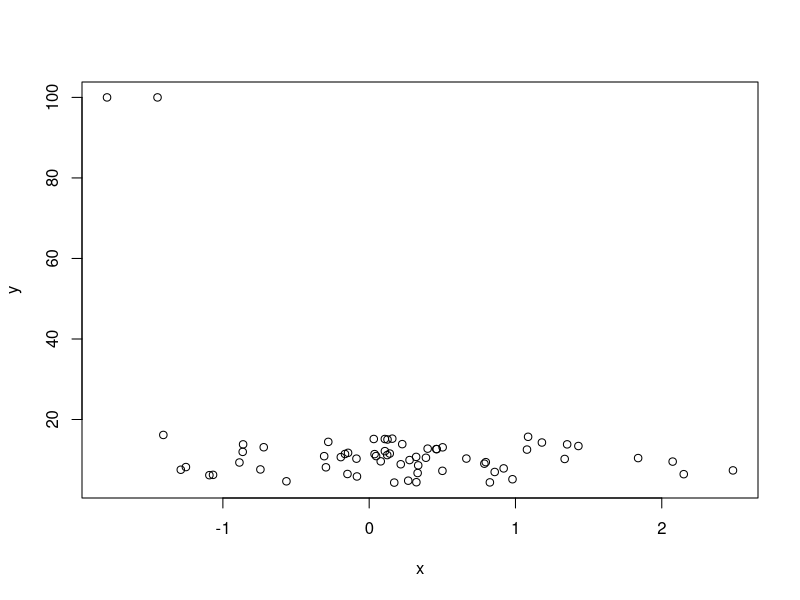
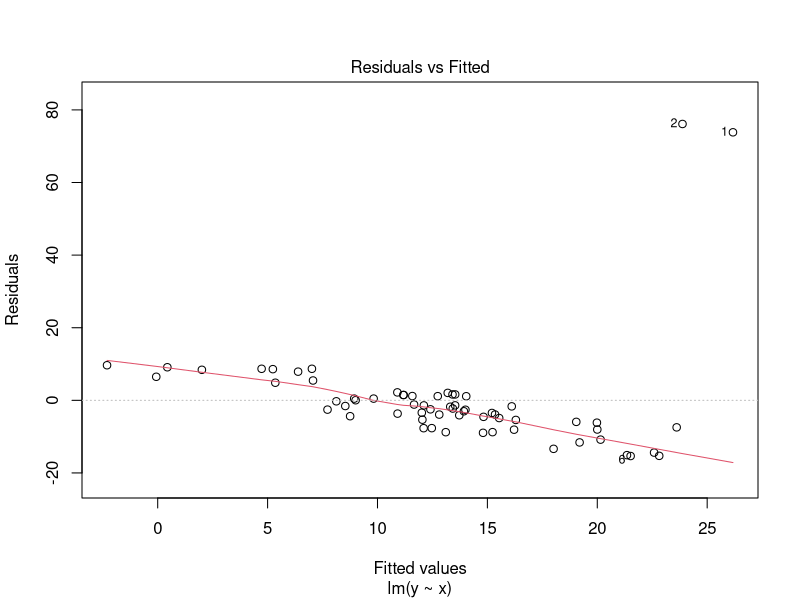
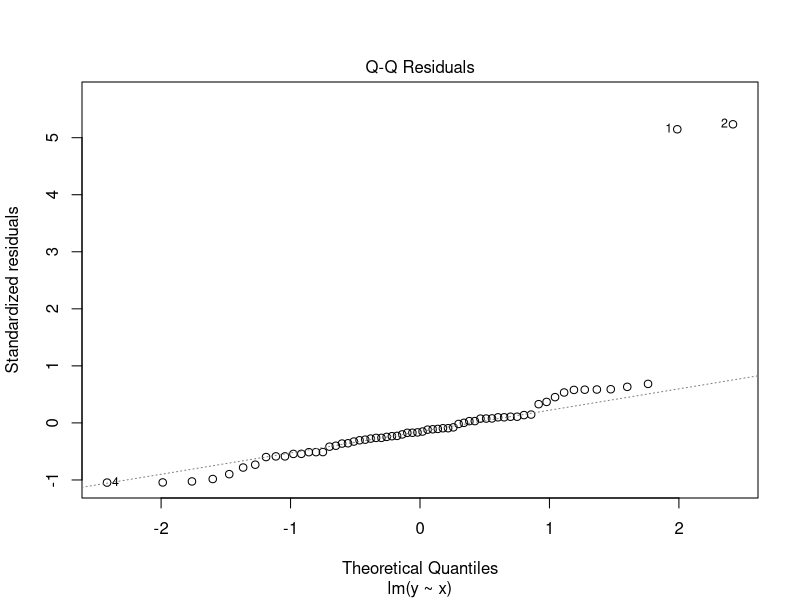
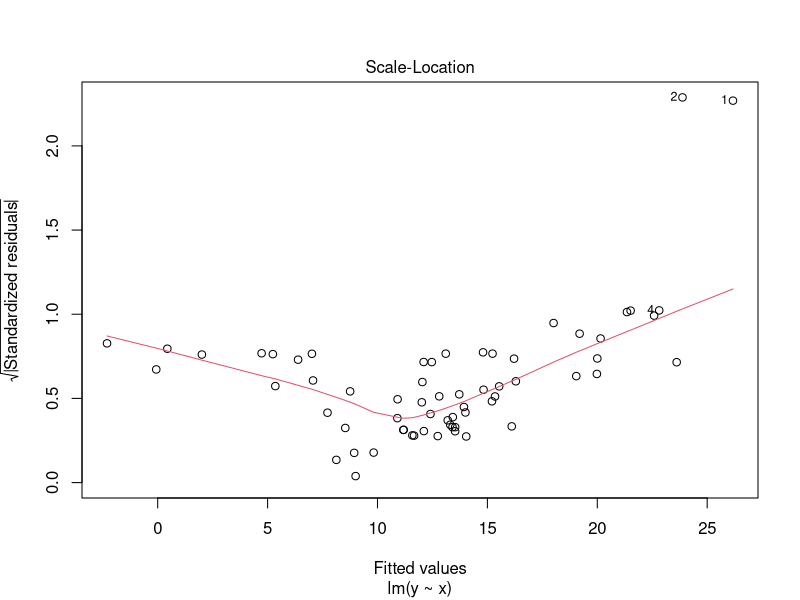
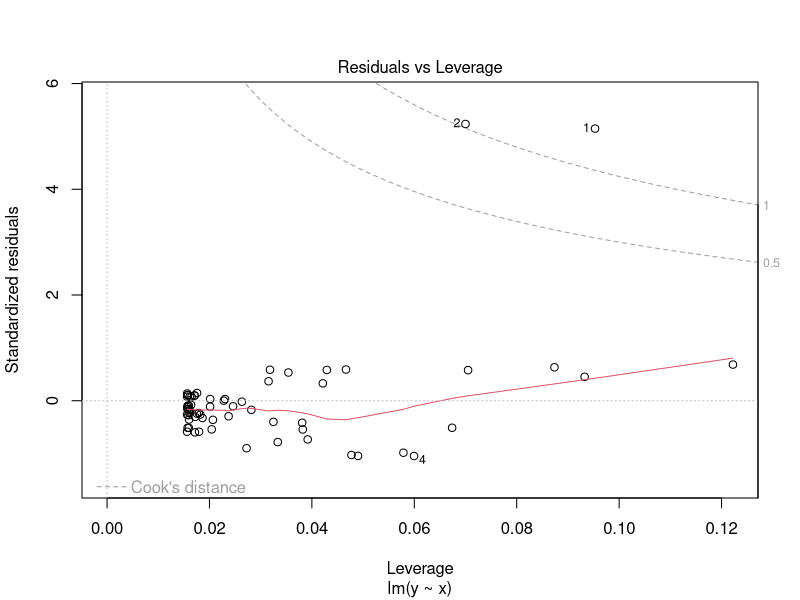
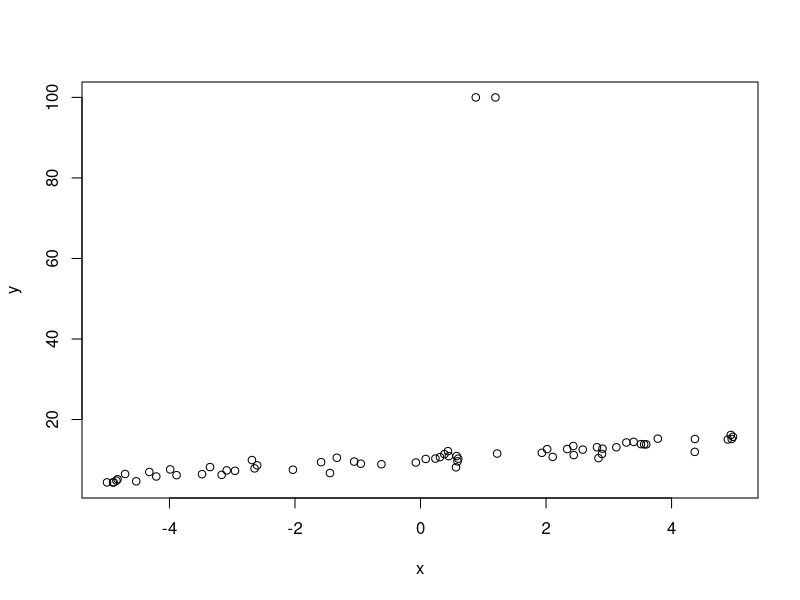

The R source for these figures, in order:
# high_dimensional_data_assignment2.R
require(MASS)

data_set = function()
{
  set.seed(2014)
  n = 64
  x1 = sort(rnorm(n))
  x2 = runif(n, -5, 5)
  beta = c(10, 0, 1)
  error = rnorm(n)
  X = cbind(1L, x1, x2)
  y = X %*% beta + error
  y[1:2] = 100
  dat = data.frame(y, x1, x2)
  dat
}

MAD = function(x)
{
  1.483 * median(abs(x - median(x)))
}

rho = function(x)
{
  min(x^2, 2^2)
}

# ASM : function to select all possible submodels
# input : k.s = number of slope parameters
# intcpt = TRUE, hence all models include an intercept
# output: indicator matrix where rows represent models and columns variables
ASM = function(k.s,intcpt = TRUE)
{
  if (intcpt == FALSE){k.s = k.s+1}
  A = NULL
  for(i in 1:k.s){
    A0 = cbind(0L,A)
    A1 = cbind(1L,A)
    A = rbind(A0,A1)
  } # end i-for-loop
  if (intcpt == TRUE){A = cbind(1L,A)}
  return(A[order(apply(A,1,sum)),])
} # end ASM function

fit_model = function(y, X, regression_method="lm")
{
  if (regression_method == "lm") {
    fit = lm(y~X)
  }
  if (regression_method == "MM") {
    fit = rlm(X, y, method="MM")
  }
  resid = residuals(fit)
  return(list(resid=resid, sigma=MAD(resid), coef=coef(fit)))
}

M_1 = function(result)
{
  resid = result$resid
  sigma = result$sigma
  n = result$n
  p = result$p
  (sum(rho(resid^2/sigma)) + log(n) * p)/n
}

M_2 = function(y, X, m=16, regression_method="lm")
{
  n = length(y)
  M_2 = NULL
  # Bootstrap for M_2
  for (B in 1:100) {
    bootstrap_rows = sample(1:64, m, replace=TRUE)
    bootstrap_y = y[bootstrap_rows]
    bootstrap_X = X[bootstrap_rows,]
    
    model_result = fit_model(bootstrap_y, as.matrix(bootstrap_X),
                                        regression_method=regression_method)

    beta_star_vec = model_result$coef
    beta_star_vec = beta_star_vec[!is.na(beta_star_vec)]
    beta_star = matrix(beta_star_vec, nrow=length(beta_star_vec), ncol=1)

    #resid = model_result$resid
    #sigma = model_result$sigma
    #print(dim(y))
    #print(dim(X))
    #print(dim(beta_star))
    #print(beta_star)
    #browser()
    
    resid = y - X %*% beta_star
    sigma = MAD(resid)
    M_2[B] = sum(rho(resid^2/sigma)) # Bootstrapped version
  }
  return(sum(M_2)/(n*B))
  # Not quite. Get the coefficient. Then apply that to the entire data set.
}

main = function()
{
  m = c(16, 24, 32, 64)
  dat = data_set()
  y = dat[,1]
  X = cbind(1, dat[,2:3])

  A = ASM(2)
  A = A[2:4,] # Exclude the intercept model
  
  M_1_lm = NULL
  M_1_MM = NULL
  M_2_lm = matrix(NA, 3, 4)
  M_2_MM = matrix(NA, 3, 4)  
  M_lm = matrix(NA, 3, 1)
  M_MM = matrix(NA, 3, 1)
  
  for (model_num in 1:dim(A)[1]) {
    #print("model_num")
    #print(model_num)
    #print(A[model_num,])
    columns = A[model_num,]*1:3
    columns = sort(columns[columns != 0])
    #print(columns)
    X_alpha = as.matrix(X[,columns])
    n = length(y)
    p = sum(A[model_num,])    
    
    lm_result = fit_model(y, X_alpha, regression_method="lm")
    lm_result = c(lm_result, n=n, p=p)
    M_1_lm[model_num] = M_1(lm_result)
    
    MM_result = fit_model(y, X_alpha, regression_method="MM")
    MM_result = c(MM_result, n=n, p=p)
    M_1_MM[model_num] = M_1(MM_result)

    # For M_2 we need to bootstrap
    for (i in 1:4) {
      M_2_lm[model_num, i] = M_2(y, X_alpha, m=m[i], regression_method="lm")
      M_2_MM[model_num, i] = M_2(y, X_alpha, m=m[i], regression_method="MM")
    }
    # As the bootstrap sample size increases, M2 goes down. Why?
    
    #for (i in 1:4) {
      M_lm[model_num, 1] = MAD(M_1_lm[model_num] + M_2_lm[model_num,])    
      M_MM[model_num, 1] = MAD(M_1_MM[model_num] + M_2_MM[model_num,])    
    #}
  }
  return(list(M_1_lm=M_1_lm,
              M_1_MM=M_1_MM,
              M_2_lm_16=M_2_lm[,1],
              M_2_MM_16=M_2_MM[,1],
              M_2_lm_24=M_2_lm[,2],
              M_2_MM_24=M_2_MM[,2],
              M_2_lm_32=M_2_lm[,3],
              M_2_MM_32=M_2_MM[,3],
              M_2_lm_64=M_2_lm[,4],
              M_2_MM_64=M_2_MM[,4],
              M_lm=M_lm,
              M_MM=M_MM))
}
main()

# Theory: The reason that the RSS is so much bigger for the full data set
# is that the whole regression line fits the whole data set very badly, whereas
# fitting to a subsample is much less egregious.

# Basic checks ----
ds = data_set()
y = ds[,1]
x = ds[,2]
plot(x, y)
lm_fit = lm(y~x)
summary(lm_fit)
# Large, spurious x coefficient
plot(lm_fit)
# Outlying responses exert very high leverage
mm_fit = rlm(y~x, method="MM")
summary(mm_fit)

x = ds[,3]
plot(x, y)
lm_fit = lm(y~x)
summary(lm_fit)
# Overestimate of the true co-efficients.
mm_fit = rlm(y~x, method="MM")
summary(mm_fit)
# Much closer to the true co-efficient values.
